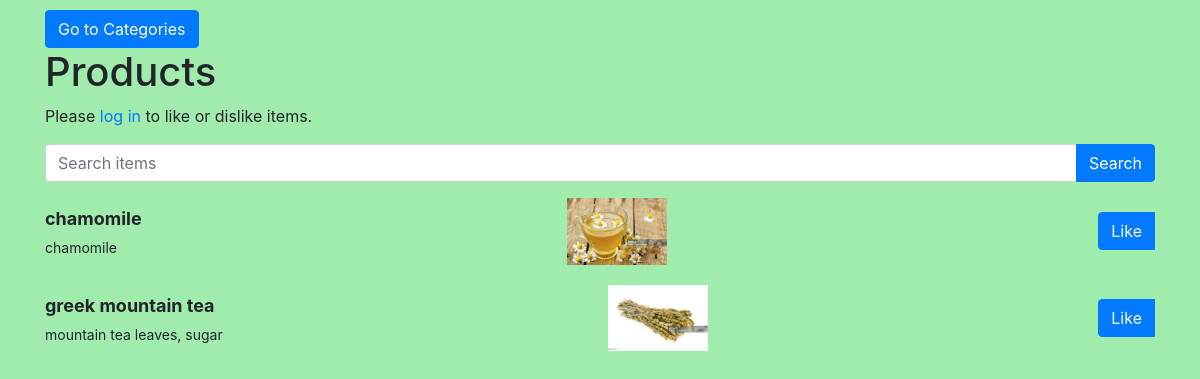
Page /subcategory/4/ on the committed database.
### catalog/models.py (models this page shows)
class Item(models.Model):
    name = models.CharField(max_length=200)
    description = models.TextField()
    sub_category = models.ForeignKey(SubCategory, on_delete=models.CASCADE)
    image = models.ImageField(upload_to='item_images/')
    likes = models.ManyToManyField('auth.User', related_name='liked_items', blank=True)
    def like_count(self):
        return self.likes.count() if self.likes.exists() else 0

### catalog/views.py (the view)
# urls.py: path('subcategory/<int:subcategory_id>/', views.subcategory_detail, name='subcategory_detail'),  # URL pattern for subcategory detail vie
def subcategory_detail(request, subcategory_id):
    subcategory = get_object_or_404(SubCategory, pk=subcategory_id)
    items = Item.objects.filter(sub_category=subcategory)
    for item in items:
        item.likes_count = item.like_count()  # Get the number of likes for each item
    return render(request, 'catalog/subcategory_detail.html', {'catalog/subcategory': subcategory, 'items': items})

### catalog/templates/catalog/subcategory_detail.html (shortened to what this page needs)
<!DOCTYPE html>
<html lang="en">
<head>
    <link rel="stylesheet" href="https://stackpath.bootstrapcdn.com/bootstrap/4.5.2/css/bootstrap.min.css">
</head>
<body>
    <div class="container">
        <a href="{% url 'category_detail' 1 %}" class="btn btn-primary" style="margin-top: 10px;">Go to Categories</a>
        <h1>{{ subcategory.name }} Products</h1>
        {% if user.is_authenticated %}
        <p>Welcome, {{ user.username }}!</p>
        {% else %}
        <p>Please <a href="{% url 'login' %}">log in</a> to like or dislike items.</p>
        {% endif %}
        <form id="search-form" action="{% url 'items_search' %}" method="GET" class="mb-3">
            <div class="input-group">
                <input type="text" name="query" class="form-control" placeholder="Search items">
                <div class="input-group-append">
                    <button type="submit" class="btn btn-primary">Search</button>
                </div>
            </div>
        </form>
        {% for item in items %}
        <div class="item-container">
            <div class="item-info">
                <div class="item-name">{{ item.name }}</div>
                <div class="item-description">{{ item.description }}</div>
            </div>
            <img src="{{ item.image.url }}" alt="" class="item-image">
            <div class="btn-group">
                {% if item.liked_by_user %}
                <button type="button" class="btn btn-primary like-btn" data-item-id="{{ item.id }}" style="display: none;">Like</button>
                <button type="button" class="btn btn-danger dislike-btn" data-item-id="{{ item.id }}">Dislike</button>
                {% else %}
                <button type="button" class="btn btn-primary like-btn" data-item-id="{{ item.id }}">Like</button>
                {% endif %}
            </div>
        </div>
        {% endfor %}
    </div>
</body>
</html>

### catalog/templates/catalog/subcategory_detail.html (style rules this page uses)
body { background-color: #a0ecad; }
.item-container { display: flex; justify-content: space-between; align-items: center; margin-bottom: 20px; }
.item-info { display: flex; flex-direction: column; }
.item-name { margin-bottom: 5px; font-size: 18px; font-weight: bold; }
.item-description { font-size: 14px; }
.item-image { width: 100px; height: auto; }
.btn-group { display: flex; align-items: center; }
.btn-group .btn { margin-left: 5px; }

### rows in the picture
Item: name "chamomile", description "chamomile", image (picture)
Item: name "greek mountain tea", description "mountain tea leaves, sugar", image (picture)
